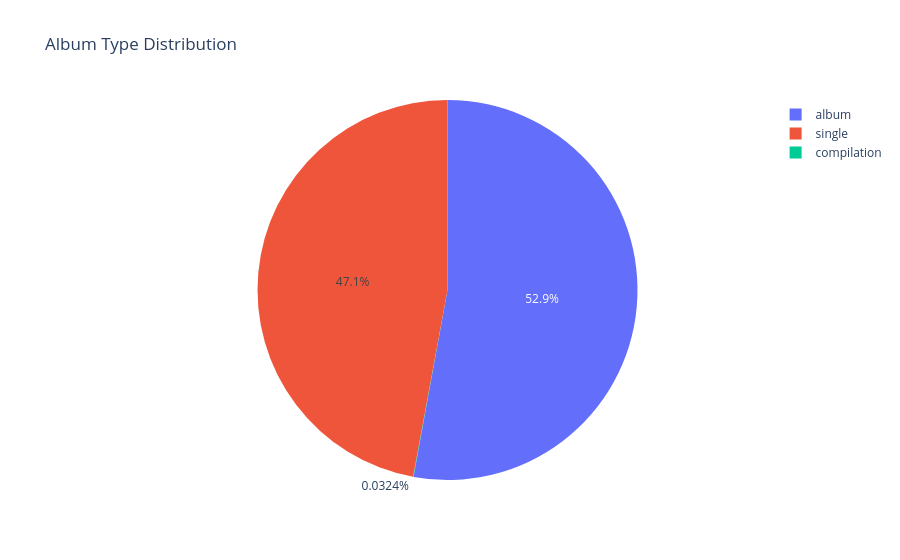

The cell this chart's notebook holds for it:
### Code cell
px.pie(df,names="album_type",title="Album Type Distribution")

### Figure 1 — Plotly figure (JSON) as saved in the notebook; plotly's stock layout.template omitted (floating-point values rounded to 4 significant figures; data arrays with more than 128 entries replaced by an {"elided": "..."} marker saying what was removed)
{"data": [{"domain": {"x": [0, 1], "y": [0, 1]}, "hovertemplate": "album_type=%{label}<extra></extra>", "labels": {"elided": "27781 str values"}, "legendgroup": "", "name": "", "showlegend": true, "type": "pie"}], "layout": {"legend": {"tracegroupgap": 0}, "title": {"text": "Album Type Distribution"}}}
